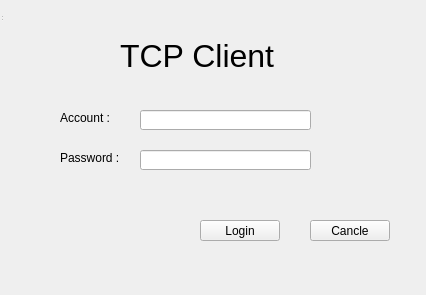
<?xml version="1.0" encoding="UTF-8"?>
<ui version="4.0">
 <class>Widget</class>
 <widget class="QWidget" name="Widget">
  <property name="geometry">
   <rect>
    <x>0</x>
    <y>0</y>
    <width>426</width>
    <height>295</height>
   </rect>
  </property>
  <property name="windowTitle">
   <string/>
  </property>
  <widget class="QWidget" name="centralwidget" native="true">
   <property name="geometry">
    <rect>
     <x>20</x>
     <y>20</y>
     <width>391</width>
     <height>261</height>
    </rect>
   </property>
   <widget class="QLabel" name="label_2">
    <property name="geometry">
     <rect>
      <x>40</x>
      <y>90</y>
      <width>101</width>
      <height>16</height>
     </rect>
    </property>
    <property name="text">
     <string>Account :</string>
    </property>
   </widget>
   <widget class="QLabel" name="label_3">
    <property name="geometry">
     <rect>
      <x>40</x>
      <y>130</y>
      <width>201</width>
      <height>16</height>
     </rect>
    </property>
    <property name="text">
     <string>Password :</string>
    </property>
   </widget>
   <widget class="QLineEdit" name="lineEdit">
    <property name="geometry">
     <rect>
      <x>120</x>
      <y>90</y>
      <width>171</width>
      <height>20</height>
     </rect>
    </property>
   </widget>
   <widget class="QLineEdit" name="lineEdit_2">
    <property name="geometry">
     <rect>
      <x>120</x>
      <y>130</y>
      <width>171</width>
      <height>20</height>
     </rect>
    </property>
    <property name="echoMode">
     <enum>QLineEdit::Password</enum>
    </property>
   </widget>
   <widget class="QPushButton" name="pushButton">
    <property name="geometry">
     <rect>
      <x>180</x>
      <y>200</y>
      <width>80</width>
      <height>21</height>
     </rect>
    </property>
    <property name="text">
     <string>Login</string>
    </property>
   </widget>
   <widget class="QPushButton" name="pushButton_2">
    <property name="geometry">
     <rect>
      <x>290</x>
      <y>200</y>
      <width>80</width>
      <height>21</height>
     </rect>
    </property>
    <property name="text">
     <string>Cancle</string>
    </property>
   </widget>
   <widget class="QLabel" name="label_4">
    <property name="geometry">
     <rect>
      <x>90</x>
      <y>60</y>
      <width>281</width>
      <height>20</height>
     </rect>
    </property>
    <property name="styleSheet">
     <string notr="true">QLabel { font-size: 24px;color:red; }</string>
    </property>
    <property name="text">
     <string/>
    </property>
   </widget>
   <widget class="QLabel" name="label">
    <property name="geometry">
     <rect>
      <x>100</x>
      <y>10</y>
      <width>231</width>
      <height>51</height>
     </rect>
    </property>
    <property name="font">
     <font>
      <pointsize>24</pointsize>
     </font>
    </property>
    <property name="text">
     <string>TCP Client</string>
    </property>
   </widget>
  </widget>
  <widget class="QStatusBar" name="statusbar">
   <property name="geometry">
    <rect>
     <x>0</x>
     <y>0</y>
     <width>3</width>
     <height>22</height>
    </rect>
   </property>
  </widget>
 </widget>
 <resources/>
 <connections/>
</ui>
